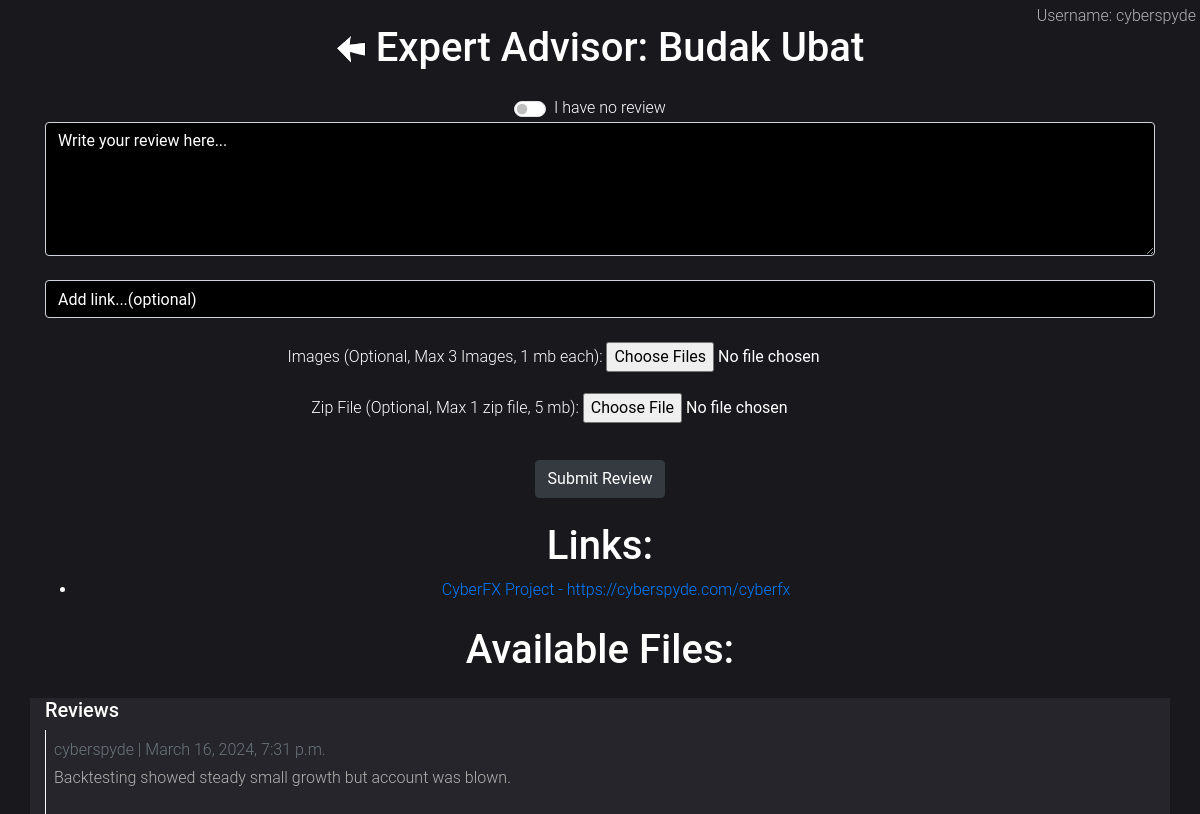
Before: /cyberfx/advisor-info/1 (signed in) with the older database file.
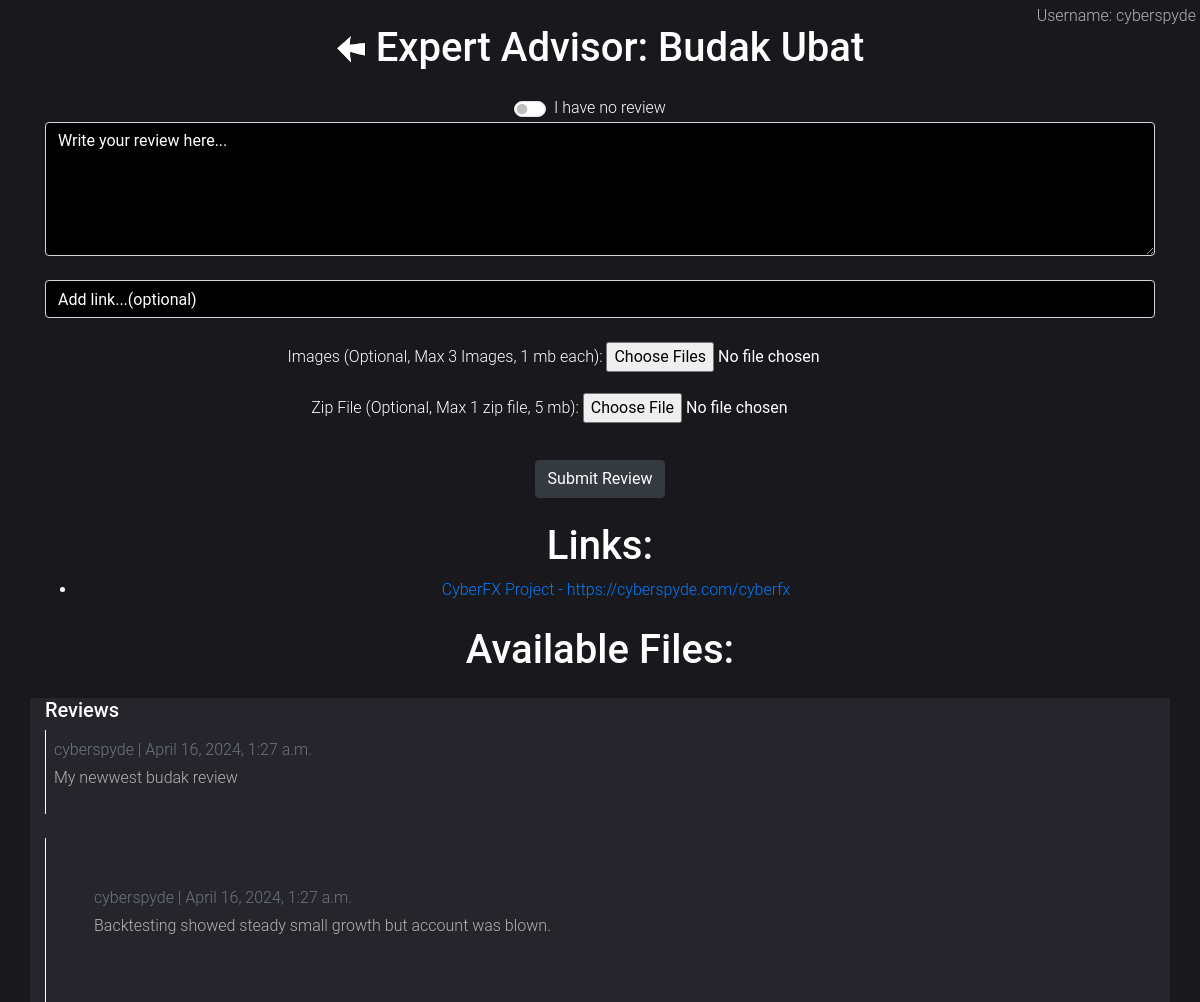
After: the same page with the newer database file.
### cyberfx/models.py (models this page shows)
class ExpertAdvisor(models.Model):
    CATEGORY_CHOICES = (
            ('Trash', 'Trash'),
            ('Testing', 'Testing'),
            ('Goodfornow', 'Goodfornow'),
        )
    ea_name = models.CharField(max_length=100)
    personal_review = models.TextField(null=True, blank=True)
    last_updated = models.DateTimeField(auto_now=True)
    category = models.CharField(max_length=20, choices=CATEGORY_CHOICES, default='Trash')
    approved = models.BooleanField(default=False)
    created_by = models.ForeignKey(User, on_delete=models.CASCADE, default=1)

class Review(models.Model):
    advisor = models.ForeignKey(ExpertAdvisor, on_delete=models.CASCADE)
    user = models.ForeignKey(User, on_delete=models.CASCADE)
    comment = models.TextField(null=True, blank=True)
    approved = models.BooleanField(default=False)
    posted_date = models.DateTimeField(auto_now=True)

### cyberfx/views.py (the view, shortened to what this page needs)
# urls.py: path('cyberfx/advisor-info/<int:id>', views.advisor_info, name='advisor_info'),
@login_required
def advisor_info(request, id):
    advisor = ExpertAdvisor.objects.get(id=id)
    user = request.user
    if user.is_superuser:
        admin = True
    else:
        admin = False
    review_count = Review.objects.filter(
        advisor=advisor, user=request.user
    ).count()
    clean_ea_name = clean_text(advisor.ea_name)
    ea_folder = os.path.join(uploads_base_dir, clean_ea_name)
    if not os.path.exists(ea_folder):
        os.makedirs(ea_folder)
    if not os.path.exists(ea_folder + '/unverified-files'):
        os.makedirs(ea_folder + '/unverified-files')
    try:
        upload_path = os.path.join(settings.MEDIA_ROOT + "uploads/", clean_ea_name)
        files_info = []
        for f in os.listdir(upload_path):
            full_path = os.path.join(upload_path, f)
            if os.path.isfile(full_path):  # Check if it's a file
                creation_time = os.path.getctime(full_path)
                human_readable_time = time.ctime(creation_time)
                files_info.append((f, human_readable_time))
        files_info.sort(key=lambda item: item[1], reverse=True)
        files = files_info
    except Exception as e:
        print(e)
    links = read_lines_from_file(upload_path + '/links.txt')
    review = Review.objects.filter(advisor=advisor, approved=True)
    username = request.user.username
    return render(request, 'cyberfx/advisor_info.html', {'advisor': advisor, 'reviews': review, 'username': username, 'admin' : admin, 'files' : files, 'clean_ea_name' : clean_ea_name, 'links' : links})

### cyberfx/views.py (called while the page is built)
def clean_text(text, replace_with=''):
    answer = re.sub(r"[^\w\s]|\s+", replace_with, text).strip()
    return answer.lower()

def read_lines_from_file(filename):
    if not os.path.exists(filename):
        with open(filename, 'w') as file:
            file.write("CyberFX Project - https://cyberspyde.com/cyberfx" + '\n')
    with open(filename, 'r') as file:
        lines = file.readlines()
    return lines

### cyberfx/templates/cyberfx/advisor_info.html (shortened to what this page needs)
{% load static %}
<!DOCTYPE html>
<html lang="en">
<head>
    <link rel="stylesheet" href="https://cdn.jsdelivr.net/npm/bootstrap@5.3.2/dist/css/bootstrap.min.css">
    <link rel="stylesheet" href="{% static 'fonts/icomoon/style.css' %}">
    <link rel="stylesheet" href="{% static 'css/owl.carousel.min.css' %}">
    <link rel="stylesheet" href="{% static 'css/bootstrap.min.css' %}">
    <link rel="stylesheet" href="{% static 'css/style-advisors.css' %}">
</head>
<body>
  <header class="container mt-4">
    <div class="text-center">
        <h1><a href="{% url 'advisors' %}"><img src="{% static 'images/back-button.png'%}" alt="" height="40px" width="30px"></a> Expert Advisor: <span id="ea-name">{{advisor.ea_name}}</span></h1>
    </div>
    <div class="">
    <p class="position-absolute top-0 end-0 m-1">Username: <span id="username">{{username}}</span></p>
    </div>
  </header>
<section id="add-comment" class="container mt-4 text-center">
  <form method="POST" enctype="multipart/form-data">
  <div class="form-check form-switch">
    <input class="form-check-input" type="checkbox" role="switch" id="flexSwitchCheckDefault" name="no_review">
    <label class="form-check-label" for="flexSwitchCheckDefault">I have no review</label>
  </div>
  <textarea rows=5 id="comment-input" name="comment" class="form-control" placeholder="Write your review here..."></textarea>
  <br>
  {% if admin %}
  <input type="text" id="comment-input" name="link" class="form-control" placeholder="Add link...(optional)">
  <br>
  {% endif %}
  <div class="form-group">
    <label for="images">Images (Optional, Max 3 Images, 1 mb each):</label>
    <input type="file" id="images" name="images" multiple accept="image/*">
  </div>
  <div class="form-group">
    <label for="zip_file">Zip File (Optional, Max 1 zip file, 5 mb):</label>
    <input type="file" id="zip_file" name="zip_file" accept=".zip">
  </div>
  <button type="submit" class="btn btn-dark mt-3 text-center">Submit Review</button>
  </form>
</section>
<section class="container mt-4 text-center">
  <h1>Links:</h1>
  <ul>
      {% for link in links %}
          <li>
              <a href="{{link}}" target="_blank">{{ link }}</a>
          </li>
      {% endfor %}
  </ul>
  </section>
<section class="container mt-4 text-center">
<h1>Available Files:</h1>
</section>
<section id="comments" class="container mt-4">
    <h2>Reviews</h2>
    {% for review in reviews|dictsortreversed:"posted_date" %}
    <div class="border-left border-light" id="randomized">
            <p class="text-muted mb-1">{{username}} | {{review.posted_date}}</p>
            <p>{{review.comment}}</p>
    </div>
    <br>
    {% endfor %}
    {% if advisor.personal_review %}
    <div class="border-left border-light" id="randomized">
          <p class="text-muted mb-1">{{advisor.created_by}} | {{advisor.last_updated}}</p>
          <p>{{advisor.personal_review}}</p>
    {% endif %}
  </div>
</section>
</body>
</html>

### cyberfx/static/css/style-advisors.css (style rules this page uses)
body { font-family: "Roboto", -apple-system, BlinkMacSystemFont, "Segoe UI", Roboto, "Helvetica Neue", Arial, "Noto Sans", sans-serif, "Apple Color Emoji", "Segoe UI Emoji", "Segoe UI Symbol", "Noto Color Emoji"; background-color: #19191d; font-weight: 300; }
p { color: #b3b3b3; font-weight: 300; }
h1, h2, h3, h4, h5, h6, .h1, .h2, .h3, .h4, .h5, .h6 { font-family: "Roboto", -apple-system, BlinkMacSystemFont, "Segoe UI", Roboto, "Helvetica Neue", Arial, "Noto Sans", sans-serif, "Apple Color Emoji", "Segoe UI Emoji", "Segoe UI Symbol", "Noto Color Emoji"; }
a { -webkit-transition: .3s all ease; -o-transition: .3s all ease; transition: .3s all ease; }
a, a:hover { text-decoration: none !important; }
h2 { font-size: 20px; color: #fff; }

### cyberfx/templates/cyberfx/advisor_info.html (style rules this page uses)
#comment-input { background-color: black; color: white; }
#comment-input::placeholder { color: white; }
body { color: white; }
#comments, card-body, card { background: #25252b; color: #25252b; background-color: #25252b; }
#comment-input { opacity: 1; transition: opacity 0.5s ease-out; }

Changed rows visible on the page:
changed ExpertAdvisor "Budak Ubat": last_updated "March 16, 2024, 7:31 p.m." → "April 16, 2024, 1:27 a.m."
added Review: {{ username }} "cyberspyde", posted_date "April 16, 2024, 1:27 a.m.", comment "My newwest budak review"
